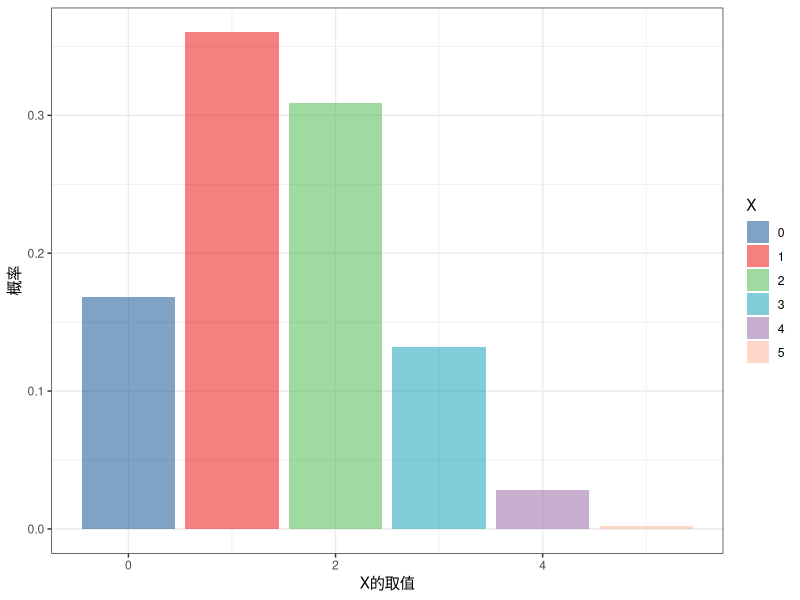
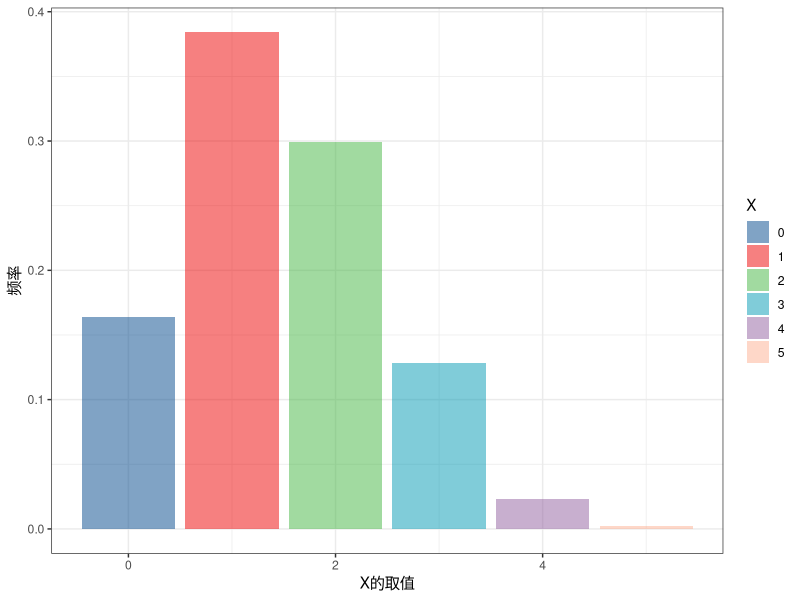
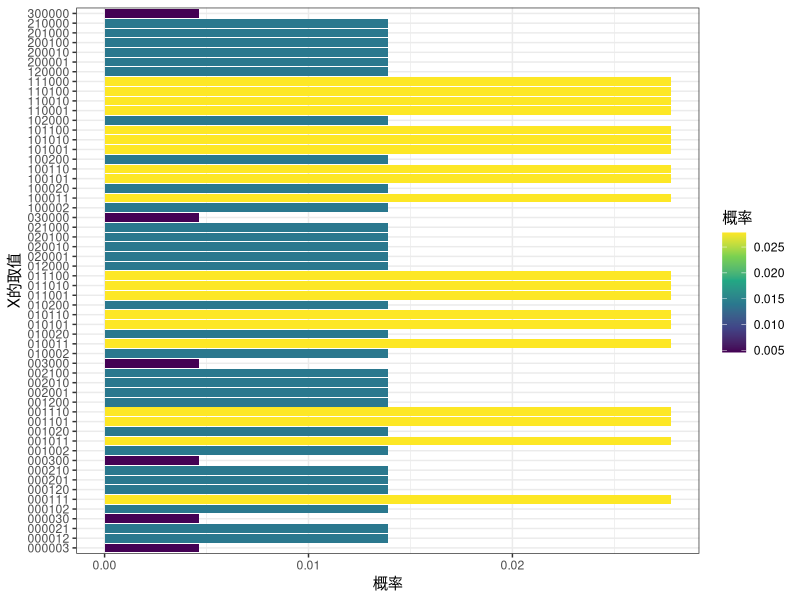
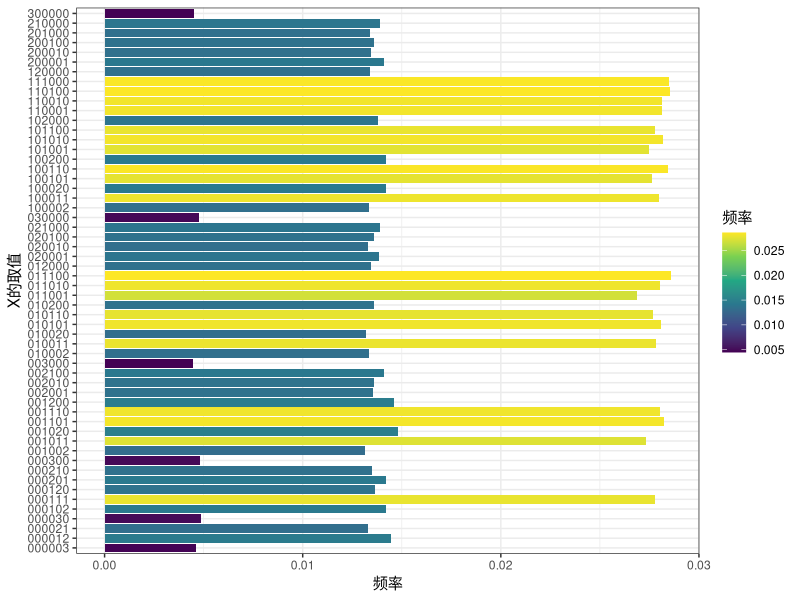
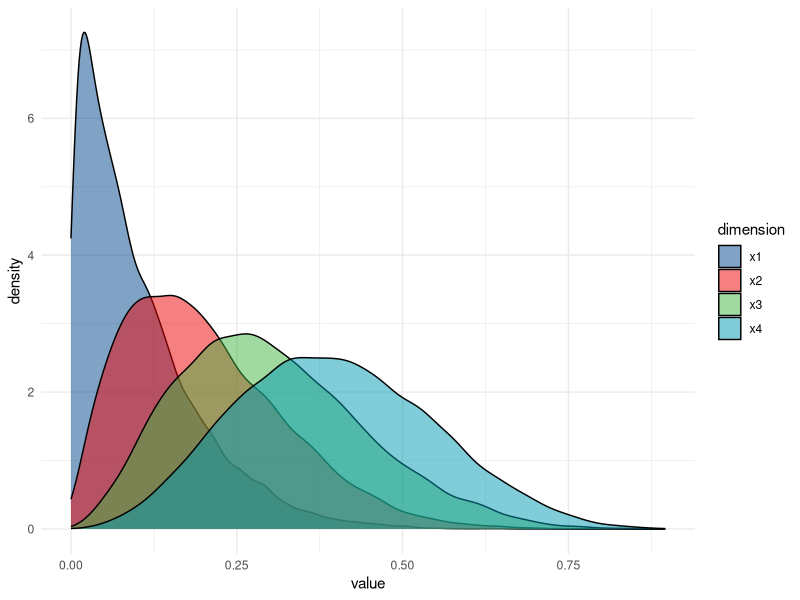
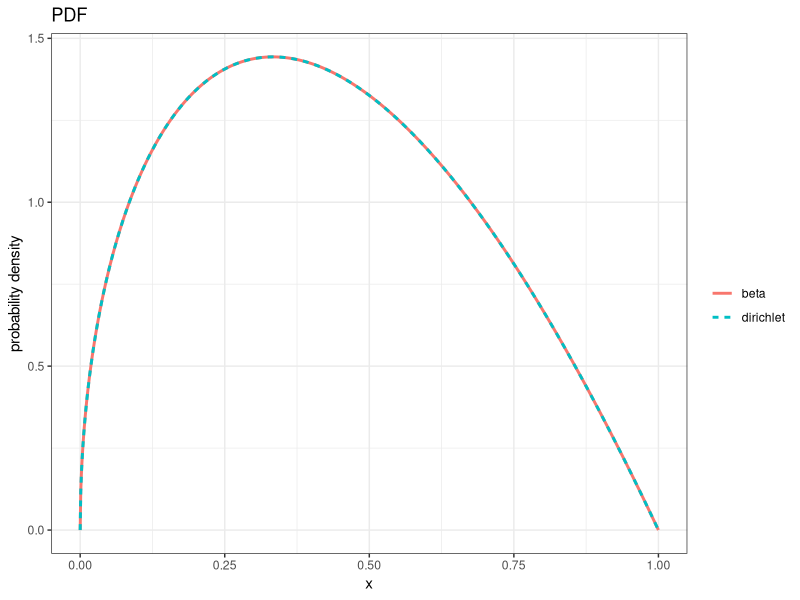
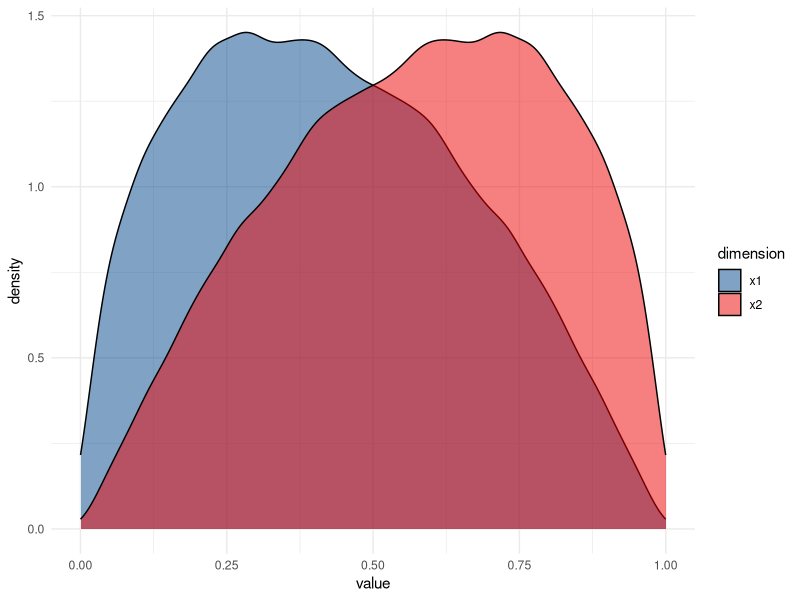
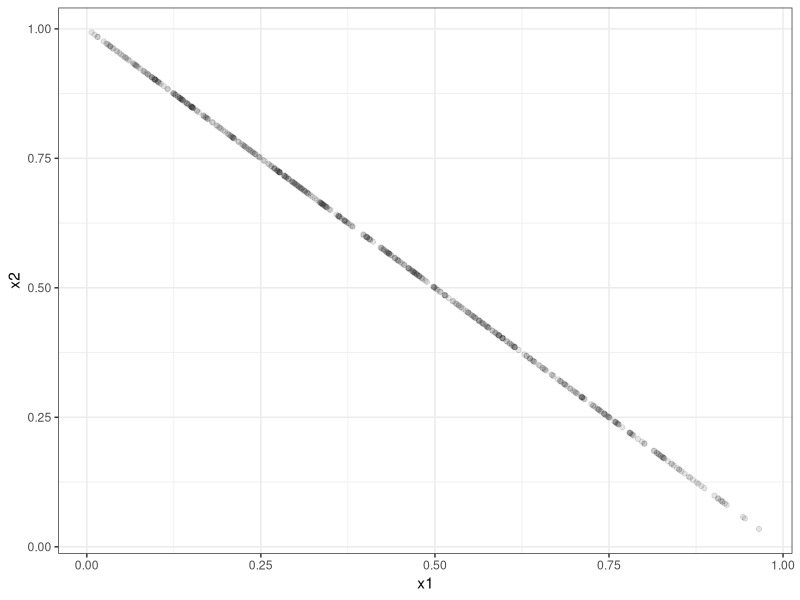

Write the R code that produced these figures, in order.
## ---- chunk 1
#| context: setup
#| warning: false
library(tidyverse)
library(gtools)
library(ggsci)
## ---- chunk 2
# 假设n=5,p=0.5
n=5
p=0.3
df<-data.frame(k=0:5) %>%
  mutate(p=choose(n,k)*p^k*(1-p)^(n-k),
         p2=dbinom(k,5,0.3))
df

ggplot(df,aes(k,p,fill=factor(k)))+
  geom_col()+
  scale_fill_lancet(alpha = .5)+
  labs(x='X的取值',y='概率',fill='X')+
  theme_bw()
## ---- chunk 3
# 抽样模拟
data.frame(x=rbinom(1000,5,0.3)) %>% count(x) %>%
  mutate(freq=n/sum(n)) %>%
  ggplot(aes(x,freq,fill=factor(x)))+
  geom_col()+
  scale_fill_lancet(alpha = .5)+
  labs(x='X的取值',y='频率',fill='X')+
  theme_bw()
## ---- chunk 4
# 以掷骰子举例，显然k=6,若骰子均匀，则p1=p2=p3=p4=p5=p6=1/6,假设投掷3次n=3

#PMF

f1<-function(xtext){
  x=as.numeric(strsplit(xtext,'')[[1]])
  factorial(sum(x))/prod(factorial(x))
}
f1('123')

df<-expand.grid(x1=0:3,x2=0:3,x3=0:3,x4=0:3,x5=0:3,x6=0:3) %>%
  filter(x1+x2+x3+x4+x5+x6==3) %>%
  arrange(x1,x2,x3,x4,x5,x6) %>%
  rowwise() %>%
  mutate(x=paste0(x1,x2,x3,x4,x5,x6,collapse = ','),
         n=3,
         p=f1(x)*(1/6)^x1*(1/6)^x2*(1/6)^x3*(1/6)^x4*(1/6)^x5*(1/6)^x6,
         p2=dmultinom(c(x1,x2,x3,x4,x5,x6),size=3,prob=rep(1/6,6))) %>%
  relocate(x,n,p,p2)

sum(df$p)

df %>%
  ggplot(aes(x,p,fill=p))+
  geom_col()+
  coord_flip()+
  scale_x_discrete()+
  labs(x='X的取值',y='概率',fill='概率')+
  scale_fill_viridis_c()+
  theme_bw()
## ---- chunk 5
#抽样模拟
rmultinom(n=100000,size=3,prob=rep(1/6,6)) %>% t() %>%
  as.data.frame() %>%
  setNames(paste0('x',1:6)) %>%
  count(x1,x2,x3,x4,x5,x6) %>%
  mutate(freq=n/sum(n)) %>%
  arrange(x1,x2,x3,x4,x5,x6) %>%
  rowwise() %>%
  mutate(x=paste0(x1,x2,x3,x4,x5,x6,collapse = ',')) %>%
  relocate(x,freq) %>%
  ggplot(aes(x,freq,fill=freq))+
  geom_col()+
  coord_flip()+
  scale_fill_viridis_c()+
  theme_bw()+
  labs(x='X的取值',y='频率',fill='频率')
## ---- chunk 6
df<-rdirichlet(10000,alpha=c(1,2,3,4))
head(df)
head(rowSums(df))

apply(df,2,summary)
df %>% as.data.frame() %>%
  setNames(paste0('x',1:4)) %>%
  pivot_longer(cols=x1:x4,names_to = 'dimension',values_to = 'value') %>%
  ggplot(aes(value,fill=dimension))+
  geom_density()+
  scale_fill_lancet(alpha = .5)+
  theme_minimal()
## ---- chunk 7
# 贝塔分布与狄利克雷分布
df<-data.frame(x=seq(0,1,length.out=1000)) %>%
  mutate(pd_beta=dbeta(x,shape1 = 1.5,shape2=2)) %>%
  rowwise() %>%
  mutate(pd_diri=ddirichlet(c(x,1-x),alpha = c(1.5,2)))

head(df)

#PDF
ggplot(df,aes(x))+
  geom_line(aes(y=pd_beta,linetype='beta',col='beta'),linewidth = 1)+
  geom_line(aes(y=pd_diri,linetype='dirichlet',col='dirichlet'),linewidth = 1)+
  theme_bw()+
  labs(linetype='',col='',y='probability density',title='PDF')
  
## ---- chunk 8
rdirichlet(100000,alpha=c(1.5,2)) %>% 
  as.data.frame() %>%
  setNames(paste0('x',1:2)) %>%
  pivot_longer(cols=x1:x2,names_to = 'dimension',values_to = 'value') %>%
  ggplot(aes(value,fill=dimension))+
  geom_density()+
  scale_fill_lancet(alpha = .5)+
  theme_minimal()
## ---- chunk 9
rdirichlet(500,alpha=c(1.5,2)) %>% 
  as.data.frame() %>%
  setNames(paste0('x',1:2)) %>%
  ggplot(aes(x1,x2))+
  geom_point(alpha=.1)+
  theme_bw()
## ---- chunk 10
plot_data <- expand.grid(alpha = c(0.2,0.5,1,2,5), beta = c(0.2,0.5, 1, 2,5)) %>%
  mutate(data=pmap(list(alpha,beta),~{
    x=seq(0,1,length.out=1000)
    data.frame(x=x,y=dbeta(x,.x,.y))
  }))

plot_data %>%
  unnest(data) %>%
  mutate(params=sprintf('α=%s,β=%s',alpha,beta)) %>%
  ggplot(aes(x,y))+
  geom_line(aes(group=params,color=factor(beta))) +
  facet_wrap(~alpha,nrow=1,drop = T,labeller = as_labeller(function(x)paste0('α=',x)))+
  labs(color='β=')+
  theme_bw()

plot_data %>%
  unnest(data) %>%
  mutate(params=sprintf('α=%s,β=%s',alpha,beta)) %>%
  ggplot(aes(x,y))+
  geom_line(aes(group=params,color=factor(beta))) +
  facet_wrap(~alpha,nrow=1,drop = T,labeller = as_labeller(function(x)paste0('α=',x)))+
  labs(color='β=')+
  theme_bw()+
  coord_cartesian(ylim=c(0,10))

plot_data %>%
  unnest(data) %>%
  mutate(params=sprintf('α=%s,β=%s',alpha,beta)) %>%
  filter(alpha<1,beta<1) %>%
  ggplot(aes(x,y))+
  geom_line(aes(group=params,color=factor(beta))) +
  facet_wrap(~alpha,nrow=1,drop = T,labeller = as_labeller(function(x)paste0('α=',x)))+
  labs(color='β=',title='α<1,β<1')+
  theme_bw()+
  coord_cartesian(ylim=c(0,10))

plot_data %>%
  unnest(data) %>%
  mutate(params=sprintf('α=%s,β=%s',alpha,beta)) %>%
  filter(alpha>1,beta>1) %>%
  ggplot(aes(x,y))+
  geom_line(aes(group=params,color=factor(beta))) +
  facet_wrap(~alpha,nrow=1,drop = T,labeller = as_labeller(function(x)paste0('α=',x)))+
  labs(color='β=',title='α>1,β>1')+
  theme_bw()+
  coord_cartesian(ylim=c(0,10))

plot_data %>%
  unnest(data) %>%
  mutate(params=sprintf('α=%s,β=%s',alpha,beta)) %>%
  filter(alpha==1) %>%
  ggplot(aes(x,y))+
  geom_line(aes(group=params,color=factor(beta))) +
  labs(color='β',title='α=1')+
  theme_bw()+
  coord_cartesian(ylim=c(0,10))


plot_data %>%
  unnest(data) %>%
  mutate(params=sprintf('α=%s,β=%s',alpha,beta)) %>%
  filter(beta==1) %>%
  ggplot(aes(x,y))+
  geom_line(aes(group=params,color=factor(alpha))) +
  labs(color='α=',title='β=1')+
  theme_bw()+
  coord_cartesian(ylim=c(0,10))

plot_data %>%
  unnest(data) %>%
  mutate(params=sprintf('α=%s,β=%s',alpha,beta)) %>%
  filter(alpha==beta) %>%
  ggplot(aes(x,y))+
  geom_line(aes(group=params,color=factor(beta))) +
  labs(color='α=β',title='α=β')+
  theme_bw()+
  coord_cartesian(ylim=c(0,10))

plot_data %>%
  unnest(data) %>%
  mutate(params=sprintf('α=%s,β=%s',alpha,beta)) %>%
  filter(alpha>beta) %>%
  ggplot(aes(x,y))+
  geom_line(aes(group=params,color=factor(beta))) +
  facet_wrap(~alpha,nrow=1,drop = T,labeller = as_labeller(function(x)paste0('α=',x)))+
  labs(color='β=',title='α>β')+
  theme_bw()+
  coord_cartesian(ylim=c(0,10))

plot_data %>%
  unnest(data) %>%
  mutate(params=sprintf('α=%s,β=%s',alpha,beta)) %>%
  filter(alpha<beta) %>%
  ggplot(aes(x,y))+
  geom_line(aes(group=params,color=factor(beta))) +
  facet_wrap(~alpha,nrow=1,drop = T,labeller = as_labeller(function(x)paste0('α=',x)))+
  labs(color='β=',title='α<β')+
  theme_bw()+
  coord_cartesian(ylim=c(0,10))+
  theme(str)
## ---- chunk 11
plot_data <- expand.grid(alpha = c(0.2,0.5,1,2,5), beta = c(0.2,0.5, 1, 2,5)) %>%
  mutate(data=pmap(list(alpha,beta),~{
    x=seq(0,10,length.out=1000)
    data.frame(x=x,y=dgamma(x,shape=.x,scale=.y))
  }))

plot_data %>%
  unnest(data) %>%
  mutate(params=sprintf('α=%s(shape),β=%s(scale)',alpha,beta)) %>%
  ggplot(aes(x,y))+
  geom_line(aes(group=params,color=factor(beta))) +
  facet_wrap(~alpha,nrow=1,drop = T,labeller = as_labeller(function(x)paste0('α=',x)))+
  labs(color='β=')+
  theme_bw()


plot_data %>%
  unnest(data) %>%
  mutate(params=sprintf('α=%s,β=%s',alpha,beta)) %>%
  ggplot(aes(x,y))+
  geom_line(aes(group=params,color=factor(beta))) +
  facet_wrap(~alpha,nrow=1,drop = T,labeller = as_labeller(function(x)paste0('α=',x)))+
  labs(color='β=')+
  theme_bw()+
  coord_cartesian(ylim=c(0,5))

plot_data %>%
  unnest(data) %>%
  mutate(params=sprintf('α=%s,β=%s',alpha,beta)) %>%
  filter(alpha<1,beta<1) %>%
  ggplot(aes(x,y))+
  geom_line(aes(group=params,color=factor(beta))) +
  facet_wrap(~alpha,nrow=1,drop = T,labeller = as_labeller(function(x)paste0('α=',x)))+
  labs(color='β=',title='α<1,β<1')+
  theme_bw()+
  coord_cartesian(ylim=c(0,5))

plot_data %>%
  unnest(data) %>%
  mutate(params=sprintf('α=%s,β=%s',alpha,beta)) %>%
  filter(alpha>1,beta>1) %>%
  ggplot(aes(x,y))+
  geom_line(aes(group=params,color=factor(beta))) +
  facet_wrap(~alpha,nrow=1,drop = T,labeller = as_labeller(function(x)paste0('α=',x)))+
  labs(color='β=',title='α>1,β>1')+
  theme_bw()+
  coord_cartesian(ylim=c(0,5))

plot_data %>%
  unnest(data) %>%
  mutate(params=sprintf('α=%s,β=%s',alpha,beta)) %>%
  filter(alpha==1) %>%
  ggplot(aes(x,y))+
  geom_line(aes(group=params,color=factor(beta))) +
  labs(color='β',title='α=1')+
  theme_bw()+
  coord_cartesian(ylim=c(0,5))


plot_data %>%
  unnest(data) %>%
  mutate(params=sprintf('α=%s,β=%s',alpha,beta)) %>%
  filter(beta==1) %>%
  ggplot(aes(x,y))+
  geom_line(aes(group=params,color=factor(alpha))) +
  labs(color='α=',title='β=1')+
  theme_bw()+
  coord_cartesian(ylim=c(0,5))

plot_data %>%
  unnest(data) %>%
  mutate(params=sprintf('α=%s,β=%s',alpha,beta)) %>%
  filter(alpha==beta) %>%
  ggplot(aes(x,y))+
  geom_line(aes(group=params,color=factor(beta))) +
  labs(color='α=β',title='α=β')+
  theme_bw()+
  coord_cartesian(ylim=c(0,5))

plot_data %>%
  unnest(data) %>%
  mutate(params=sprintf('α=%s,β=%s',alpha,beta)) %>%
  filter(alpha>beta) %>%
  ggplot(aes(x,y))+
  geom_line(aes(group=params,color=factor(beta))) +
  facet_wrap(~alpha,nrow=1,drop = T,labeller = as_labeller(function(x)paste0('α=',x)))+
  labs(color='β=',title='α>β')+
  theme_bw()+
  coord_cartesian(ylim=c(0,5))

plot_data %>%
  unnest(data) %>%
  mutate(params=sprintf('α=%s,β=%s',alpha,beta)) %>%
  filter(alpha<beta) %>%
  ggplot(aes(x,y))+
  geom_line(aes(group=params,color=factor(beta))) +
  facet_wrap(~alpha,nrow=1,drop = T,labeller = as_labeller(function(x)paste0('α=',x)))+
  labs(color='β=',title='α<β')+
  theme_bw()+
  coord_cartesian(ylim=c(0,5))+
  theme(str)
## ---- chunk 12
plot_data <- expand.grid(alpha = 1, beta = c(0.2,0.5, 1, 2,5)) %>%
  mutate(data=pmap(list(alpha,beta),~{
    x=seq(0,10,length.out=1000)
    data.frame(x=x,y=dgamma(x,shape=.x,scale=.y),
               y2=dexp(x,rate=1/.y))
  }))

head(plot_data %>% unnest(data))

plot_data %>%
  unnest(data) %>%
  mutate(params=sprintf('α=1,β=%s(λ=%s)',beta,round(1/beta,2))) %>%
  ggplot(aes(x,y))+
  geom_line(aes(group=params,color=params)) +
  labs(color='β(scale)=',title='指数分布(α=1)')+
  theme_bw()
## ---- chunk 13
plot_data <- expand.grid(k = 1:5, beta = 2) %>%
  mutate(alpha=k/2) %>%
  mutate(data=pmap(list(alpha,beta,k),~{
    x=seq(0,10,length.out=1000)
    data.frame(x=x,y=dgamma(x,..1,scale=..2),
               y2=dchisq(x,..3))
  }))

head(plot_data %>% unnest(data))

plot_data %>%
  unnest(data) %>%
  mutate(params=sprintf('α=%s(k=%s),β=%s(scale),',alpha,k,beta)) %>%
  ggplot(aes(x,y))+
  geom_line(aes(group=params,color=params)) +
  labs(color='β=',title='卡方分布(β=2)')+
  theme_bw()
## ---- chunk 14
#α很大时接近 正态分布
plot_data<-expand.grid(alpha = 1:10, beta = c(0.5, 1, 2)) %>%
  mutate(data=pmap(list(alpha,beta),~{
    x=seq(0,2*.x*.y,length.out=100)
    data.frame(x=x,y=dgamma(x,shape=.x,scale=.y),
               y2=dnorm(x,.x*.y,sqrt(.x*.y^2)))
  }))

head(plot_data %>% unnest(data))

plot_data %>%
  unnest(data) %>%
  mutate(params=sprintf('α=%s',alpha)) %>%
  ggplot(aes(x,y))+
  geom_line(aes(group=params,color=params)) +
  facet_wrap(~beta,nrow=1,drop = T,labeller = as_labeller(function(x)paste0('beta=',x)),scales = 'free')+
  labs(color='α=',title='')+
  theme_bw()


plot_data %>%
  unnest(data) %>%
  mutate(diff=y2-y) %>%
  ggplot(aes(diff,fill=alpha))+
  geom_density()+
  facet_grid(alpha~beta)+
  xlim(c(-.1,.1))
